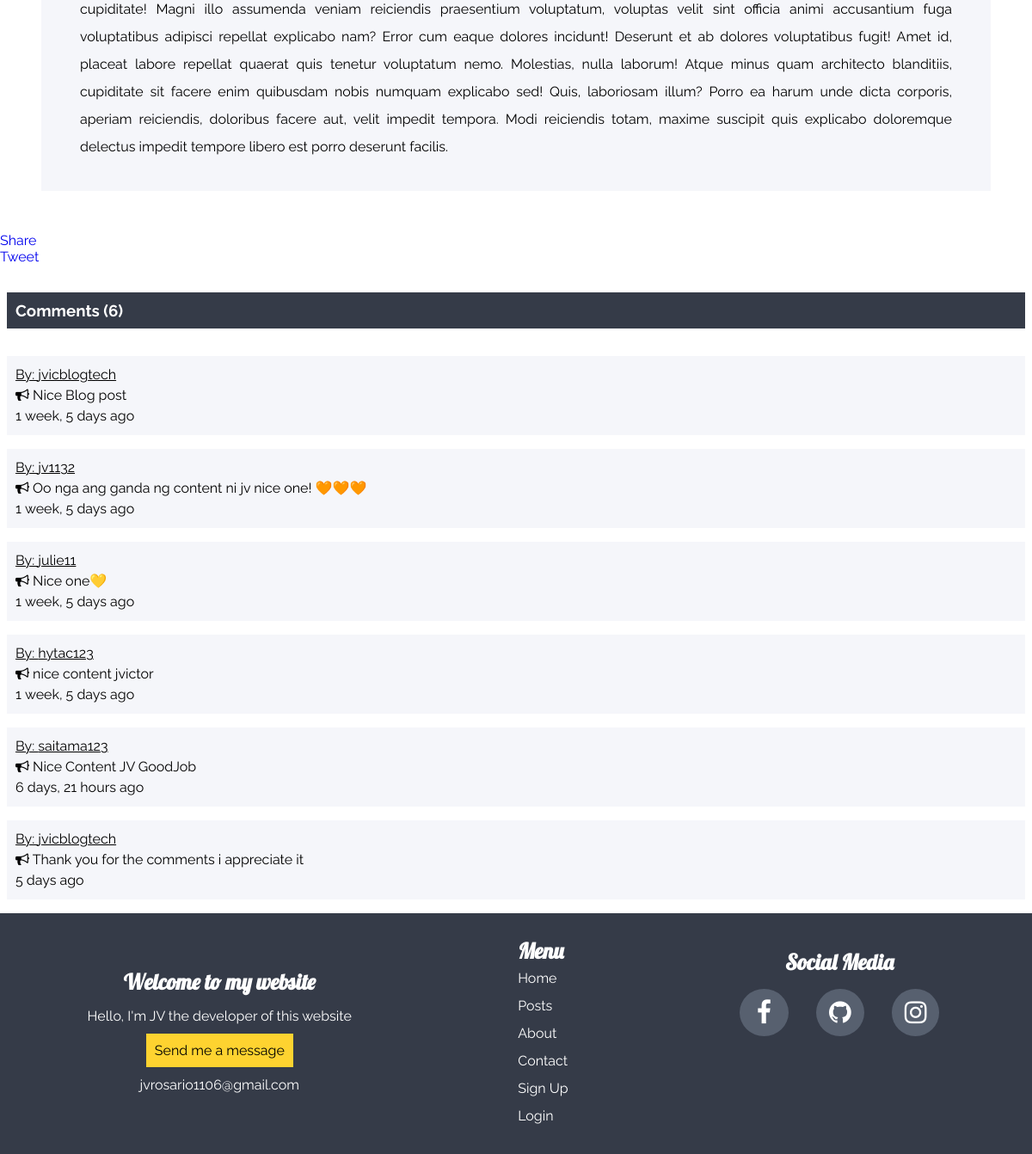
/the_project/1/ (lower part), run on an earlier commit of the app's database.
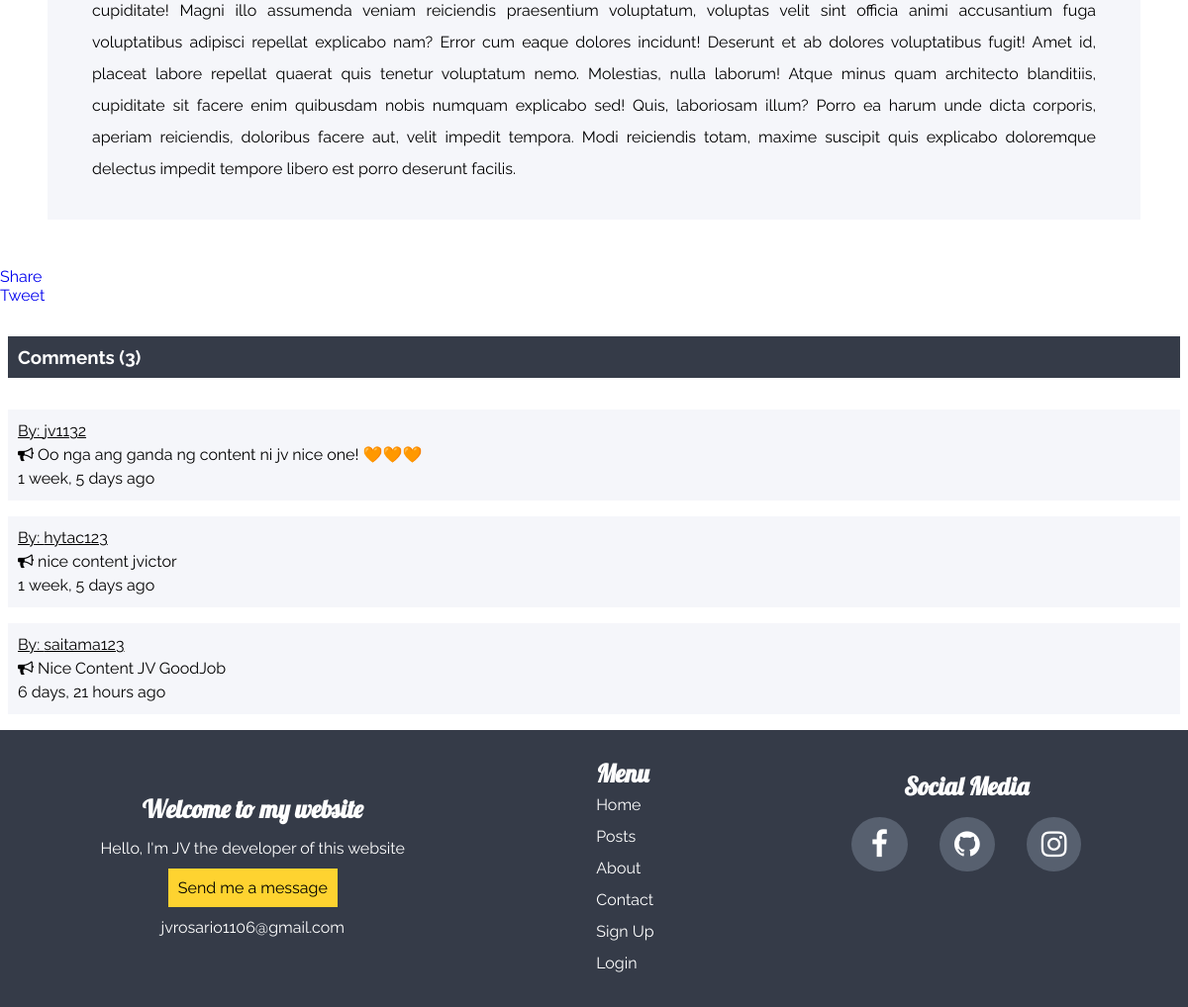
And on a later commit of the database.
### blogapp/models.py (models this page shows, shortened)
class Comment(models.Model):
    id = HashidAutoField(primary_key=True)
    post = models.ForeignKey(Post, on_delete=models.CASCADE)
    user = models.ForeignKey(User, on_delete=models.CASCADE)
    body = models.TextField()
    comment_date = models.DateTimeField(auto_now_add=True)

### blogapp/views.py (the view)
# urls.py: path('the_project/<str:pk>/', views.the_project, name="the_project"),
def the_project(request,pk):
    posts = Post.objects.get(id=pk)
    comments = posts.comment_set.all()
    form = CommentForm()
    if request.method == "POST":
        form = CommentForm(request.POST)
        if form.is_valid():
            comment = form.save(commit=False)
            comment.post = posts
            comment.user = request.user
            comment.save()
    else:
        form = CommentForm()
    content = {
        'posts':posts,
        'form':form,
        'comments':comments
    }
    return render(request, 'blogapp/theproject.html', content)

### blogapp/models.py (called while the page is built)
    def __str__(self):
        return self.name.username

    def __str__(self):
        return self.cat_name

### blogapp/templates/blogapp/theproject.html (shortened to what this page needs)
{% load social_share %}
{% load static %}
{% load widget_tweaks %}
<!DOCTYPE html>
<html lang="en">
<head>
    <link rel="stylesheet" href="{% static '/css/theproject.css' %}">
    <link rel="stylesheet" href="https://cdnjs.cloudflare.com/ajax/libs/font-awesome/4.7.0/css/font-awesome.min.css">
</head>
<body>
    {% include 'blogapp/nav.html' %}
    <div class="main-project">
    <div class="project">
        <p class="desc">{{posts.desc|safe}}</p>
    </div>
    <div class="fb-share-button" data-href="{{ request.build_absolute_uri }}" data-layout="button_count" data-size="small"><a target="_blank" href="https://www.facebook.com/sharer/sharer.php?u=https%3A%2F%2Fdevelopers.facebook.com%2Fdocs%2Fplugins%2F&amp;src=sdkpreparse" class="fb-xfbml-parse-ignore">Share</a></div>
    <a class="twitter-share-button"
    href="https://twitter.com/intent/tweet">
    Tweet</a>
    <div class="comment-section">
    <h3>Comment{{comments.count|pluralize}} ({{comments.count}})</h3>
    {% for c in comments%}
    <div class="comment">
        <p class="users">By: {{c.user}}</p>
        <p class="com"><i class="fa fa-bullhorn"></i> {{c.body}}</p>
        <p class="time">{{c.comment_date|timesince}} ago</p>
    </div>
    {% endfor %}
    </div>
    </div>
    {% include 'blogapp/footer.html' %}
</body>
</html>

What changed in the data, as far as the page shows it:
removed Comment: user "jvicblogtech", body "Nice Blog post", comment_date "1 week, 5 days"
removed Comment: user "julie11", body "Nice one💛", comment_date "1 week, 5 days"
removed Comment: user "jvicblogtech", body "Thank you for the comments i appreciate it", comment_date "5 days"
Also different on the page:
{{ comments.count }}: "6" → "3"
